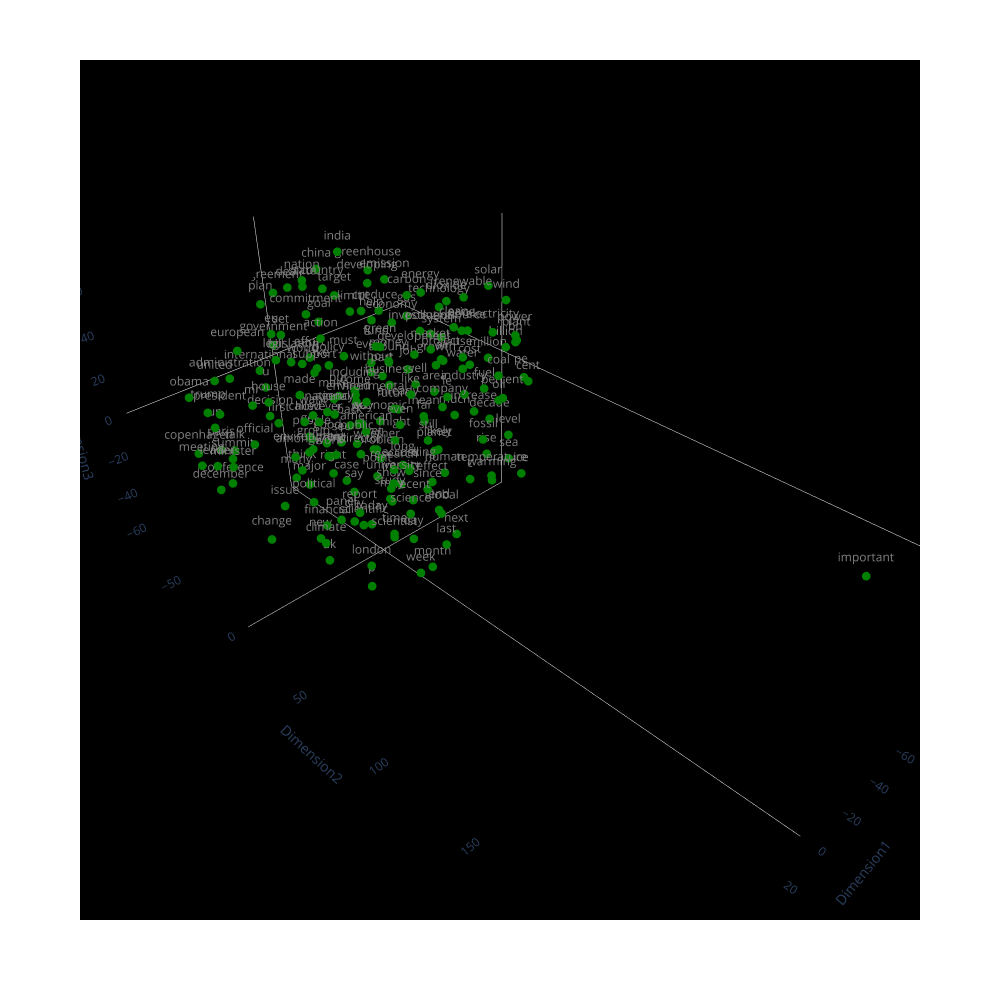
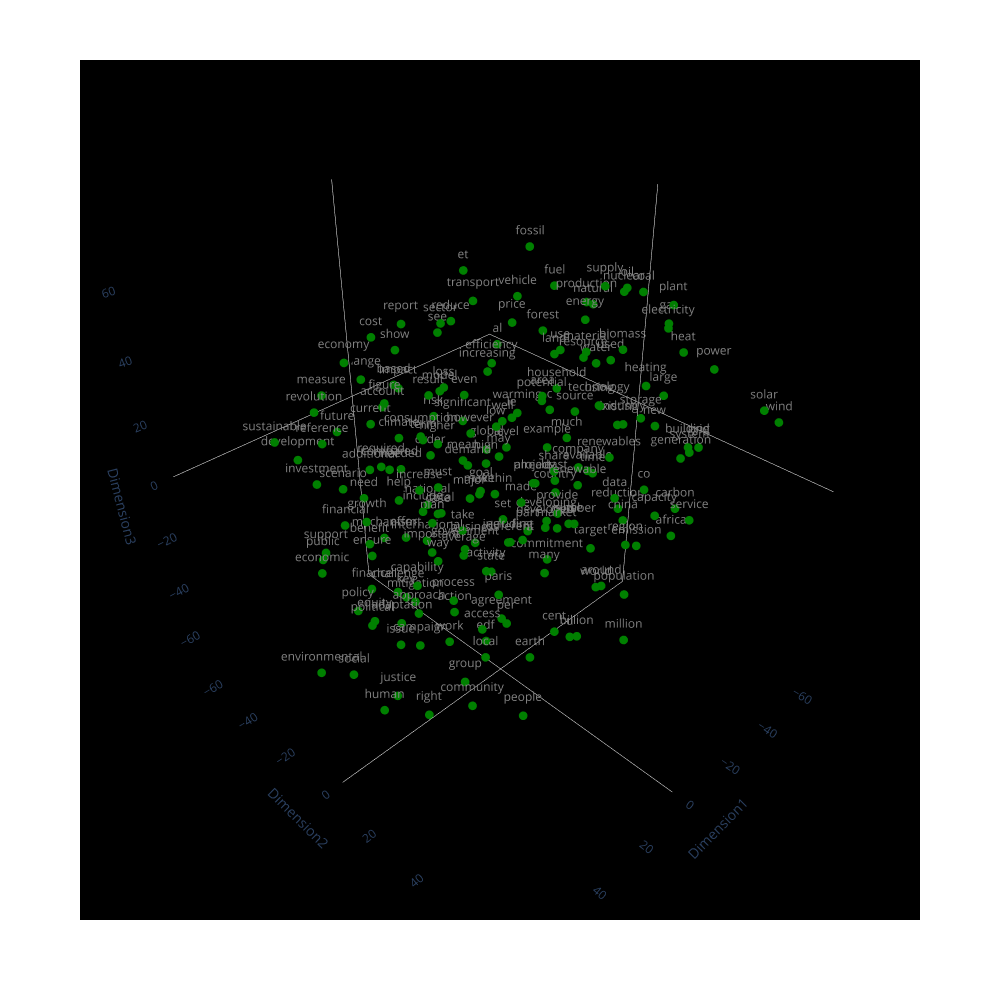
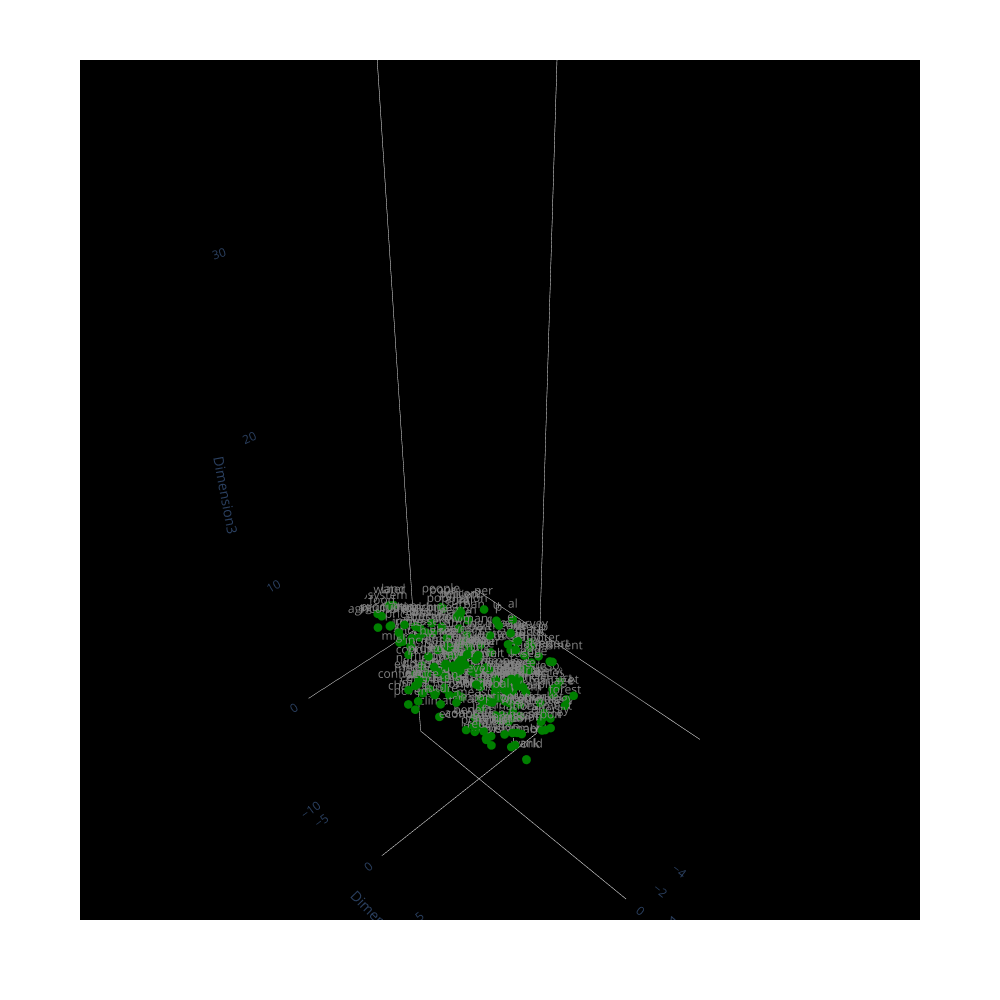

The cell these charts' notebook holds for them, in order:
### Code cell
def createTSNE(df):
    df['Tokenized_Snippet'] = df['Snippet'].apply(lambda x: word_tokenize(x))
    model = Word2Vec(df['Tokenized_Snippet'], vector_size=100, window=5, min_count=10, sg=0)
    # Parameters:
    # - vector_size: Number of dimensions for word vectors.
    # - window: Maximum distance between the current and predicted word within a sentence.
    # - min_count: Ignores all words with a total frequency lower than this.
    # - sg: Training algorithm. sg=0 for CBOW, sg=1 for Skip-gram.
    word_vectors = model.wv

    # Select a subset of words you want to visualize (e.g., top 100 words)
    words_to_visualize = list(word_vectors.index_to_key[:200])

    # Get the word vectors for the selected words and convert to a NumPy array
    vectors = np.array([word_vectors[word] for word in words_to_visualize])

    tsne3D = TSNE(n_components=3, random_state=42)
    word_vectors_3D = tsne3D.fit_transform(vectors)

    df_tsne_3d = pd.DataFrame(data=word_vectors_3D, columns=['Dimension1', 'Dimension2', 'Dimension3'])

    fig_3d = px.scatter_3d(df_tsne_3d, x='Dimension1', y='Dimension2', z='Dimension3', text=words_to_visualize)
    fig_3d.update_layout(width=1000, height=1000, scene=dict(bgcolor='black'))
    fig_3d.update_traces(marker=dict(size=3, color='green'), textfont_color='grey') 
    fig_3d.update_layout(scene=dict(
        xaxis=dict(showbackground=True, backgroundcolor='black', showgrid=False), 
        yaxis=dict(showbackground=True, backgroundcolor='black', showgrid=False),
        zaxis=dict(showbackground=True, backgroundcolor='black', showgrid=False), 
    ))
    fig_3d.show()

createTSNE(df_news)
createTSNE(df_NGO)
createTSNE(df_IGO)

### Figure 1 — Plotly figure (JSON) as saved in the notebook; plotly's stock layout.template omitted (floating-point values rounded to 4 significant figures; data arrays with more than 128 entries replaced by an {"elided": "..."} marker saying what was removed)
{"data": [{"hovertemplate": "Dimension1=%{x}<br>Dimension2=%{y}<br>Dimension3=%{z}<br>text=%{text}<extra></extra>", "legendgroup": "", "marker": {"color": "green", "size": 3, "symbol": "circle"}, "mode": "markers+text", "name": "", "scene": "scene", "showlegend": false, "text": {"elided": "200 str values"}, "textfont": {"color": "grey"}, "type": "scatter3d", "x": {"elided": "200 float values"}, "y": {"elided": "200 float values"}, "z": {"elided": "200 float values"}}], "layout": {"height": 1000, "legend": {"tracegroupgap": 0}, "margin": {"t": 60}, "scene": {"bgcolor": "black", "domain": {"x": [0, 1], "y": [0, 1]}, "xaxis": {"backgroundcolor": "black", "showbackground": true, "showgrid": false, "title": {"text": "Dimension1"}}, "yaxis": {"backgroundcolor": "black", "showbackground": true, "showgrid": false, "title": {"text": "Dimension2"}}, "zaxis": {"backgroundcolor": "black", "showbackground": true, "showgrid": false, "title": {"text": "Dimension3"}}}, "width": 1000}}

### Figure 2 — Plotly figure (JSON) as saved in the notebook; plotly's stock layout.template omitted (floating-point values rounded to 4 significant figures; data arrays with more than 128 entries replaced by an {"elided": "..."} marker saying what was removed)
{"data": [{"hovertemplate": "Dimension1=%{x}<br>Dimension2=%{y}<br>Dimension3=%{z}<br>text=%{text}<extra></extra>", "legendgroup": "", "marker": {"color": "green", "size": 3, "symbol": "circle"}, "mode": "markers+text", "name": "", "scene": "scene", "showlegend": false, "text": {"elided": "200 str values"}, "textfont": {"color": "grey"}, "type": "scatter3d", "x": {"elided": "200 float values"}, "y": {"elided": "200 float values"}, "z": {"elided": "200 float values"}}], "layout": {"height": 1000, "legend": {"tracegroupgap": 0}, "margin": {"t": 60}, "scene": {"bgcolor": "black", "domain": {"x": [0, 1], "y": [0, 1]}, "xaxis": {"backgroundcolor": "black", "showbackground": true, "showgrid": false, "title": {"text": "Dimension1"}}, "yaxis": {"backgroundcolor": "black", "showbackground": true, "showgrid": false, "title": {"text": "Dimension2"}}, "zaxis": {"backgroundcolor": "black", "showbackground": true, "showgrid": false, "title": {"text": "Dimension3"}}}, "width": 1000}}

### Figure 3 — Plotly figure (JSON) as saved in the notebook; plotly's stock layout.template omitted (floating-point values rounded to 4 significant figures; data arrays with more than 128 entries replaced by an {"elided": "..."} marker saying what was removed)
{"data": [{"hovertemplate": "Dimension1=%{x}<br>Dimension2=%{y}<br>Dimension3=%{z}<br>text=%{text}<extra></extra>", "legendgroup": "", "marker": {"color": "green", "size": 3, "symbol": "circle"}, "mode": "markers+text", "name": "", "scene": "scene", "showlegend": false, "text": {"elided": "200 str values"}, "textfont": {"color": "grey"}, "type": "scatter3d", "x": {"elided": "200 float values"}, "y": {"elided": "200 float values"}, "z": {"elided": "200 float values"}}], "layout": {"height": 1000, "legend": {"tracegroupgap": 0}, "margin": {"t": 60}, "scene": {"bgcolor": "black", "domain": {"x": [0, 1], "y": [0, 1]}, "xaxis": {"backgroundcolor": "black", "showbackground": true, "showgrid": false, "title": {"text": "Dimension1"}}, "yaxis": {"backgroundcolor": "black", "showbackground": true, "showgrid": false, "title": {"text": "Dimension2"}}, "zaxis": {"backgroundcolor": "black", "showbackground": true, "showgrid": false, "title": {"text": "Dimension3"}}}, "width": 1000}}
